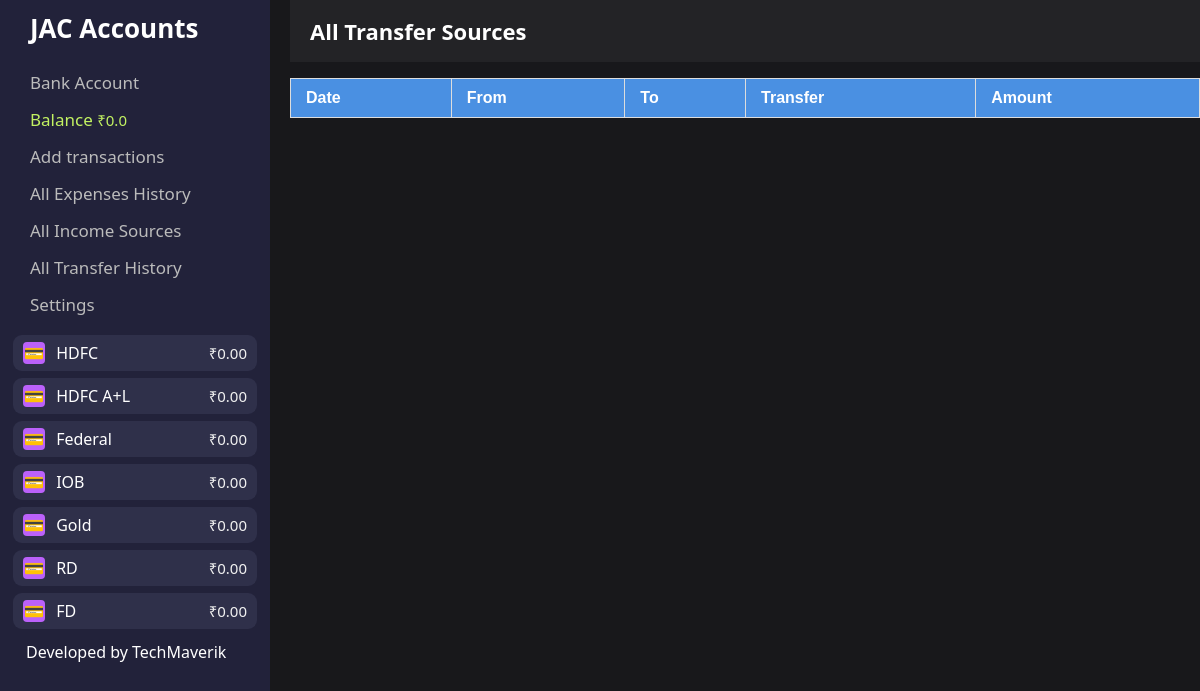
Screenshot of /transfers with the database file from the repository.
### tables this page shows
CREATE TABLE banker (
    id INTEGER PRIMARY KEY AUTOINCREMENT,
    account_name TEXT NOT NULL,
    balance TEXT NOT NULL
);

### routers.py (the view)
@app.route("/transfers")
def transfers():
    bank_name, bank_balance, total_balance = account_details_total_balance()
    expensesitems, incomeitems, transferitems = Handlers().fetch_all_transaction_items()
    account_details = dict(zip(bank_name, bank_balance))
    return render_template(
        "all_transfers.html",
        account_details=account_details,
        total_balance=total_balance,
        transferitems=transferitems,
    )

### handlers.py (called while the page is built)
    def fetch_all_accounts(self):
        bank_name, bank_balance = self.service.get_all_accounts()
        return bank_name, bank_balance

    def fetch_all_transaction_items(self):
        expenses, income, transfer = self.service.select_all__transaction_items()
        return expenses, income, transfer

### mappers.py (called while the page is built)
    def create_tables(self):
        try:
            self.cursor.execute(query_collection.CREATE_BANKERS)
            self.cursor.execute(query_collection.CREATE_EXPENSE)
            self.cursor.execute(query_collection.CREATE_INCOME)
            self.cursor.execute(query_collection.CREATE_TRANSFER)
            self.cursor.execute(query_collection.CREATE_INVESTMENT)
            self.conn.commit()
        except:
            pass

    def select_expense_specific_account(self, account_name):
        self.cursor.execute(
            'SELECT amount FROM expense WHERE "from" = ?', (account_name,)
        )
        expenses = self.cursor.fetchall()
        expenses_list = [float(amount[0]) for amount in expenses]
        return expenses_list

    def select_income_specific_account(self, account_name):
        self.cursor.execute('SELECT amount FROM income WHERE "to" = ?', (account_name,))
        incomes = self.cursor.fetchall()
        income_list = [float(amount[0]) for amount in incomes]
        return income_list

    def select_accounts(self):
        bank_name = []
        bank_balance = []
        self.cursor.execute("SELECT * FROM banker")
        accounts = self.cursor.fetchall()
        for account in accounts:
            bank = account[1]
            bank_name.append(bank)
            select_income_specific_account = self.select_income_specific_account(bank)
            select_expense_specific_account = self.select_expense_specific_account(bank)
            bank_balance.append(
                round(sum(select_income_specific_account), 2)
                - round(sum(select_expense_specific_account), 2)
            )
        self.conn.close()
        return (
            bank_name,
            bank_balance,
        )

    def select_all__transaction_items(self):
        self.cursor.execute("SELECT * FROM expense")
        expenses = self.cursor.fetchall()
        self.cursor.execute("SELECT * FROM income")
        income = self.cursor.fetchall()
        self.cursor.execute("SELECT * FROM transfer")
        transfer = self.cursor.fetchall()
        self.conn.close()
        return expenses, income, transfer

### templates/all_transfers.html (shortened to what this page needs)
<!DOCTYPE html>
<html lang="en">
<head>
</head>
<body>
<div class="sidebar">
    <div class="title">JAC Accounts</div>
    <div class="menu">
        <a href="/account">Bank Account</a>
        <a href="/" style="color:#c2f262;">Balance <span style="font-size:15px;">₹{{ total_balance }}</span></a>
        <a href="/transaction/expense">Add transactions</a>
        <a href="/expenses">All Expenses History</a>
        <a href="/incomes">All Income Sources</a>
        <a href="/transfers">All Transfer History</a>
        <a href="/settings">Settings</a>
    </div>
    <div class="accounts">
        {% for account_name, balance in account_details.items() %}
    <div class="account">
        <span><span class="account-icon">&#128179;</span> {{ account_name }} </span>
        <span class="account-balance">₹{{ "%.2f"|format(balance) }}</span>
    </div>
{% endfor %}
<div class="accounts">Developed by TechMaverik</div>
    </div>
</div>
<div class="content">
    <div class="header">
    <div class="title">All Transfer Sources</div>
</div>
<table class="trans-table">
    <thead>
        <tr>
            <th>Date</th>
            <th>From</th>
            <th>To</th>
            <th>Transfer</th>
            <th>Amount</th>
        </tr>
    </thead>
</table>
</body>
</html>

### templates/all_transfers.html (style rules this page uses)
body { background: #18181b; color: #fff; font-family: 'Segoe UI', sans-serif; margin: 0; padding: 0; }
.sidebar { width: 270px; background: #22223a; height: 100vh; float: left; padding: 10px 0 0 0; box-sizing: border-box; position: fixed; left: 0; top: 0; bottom: 0; }
.sidebar .title { margin-left: 30px; font-size: 26px; font-weight: bold; }
.sidebar .menu { margin-top: 18px; }
.sidebar .menu a { display: block; color: #bbb; text-decoration: none; font-size: 17px; padding: 7px 30px; }
.sidebar .accounts { margin: 12px 13px 0px 13px; }
.sidebar .account { display: flex; align-items: center; justify-content: space-between; background: #2f304a; border-radius: 9px; padding: 7px 10px; margin-bottom: 7px; }
.sidebar .account-icon { width: 22px; height: 22px; background:#bb61fa; border-radius: 4px; display:inline-flex; align-items:center; justify-content:center; margin-right:7px; }
.sidebar .account-balance { font-size: 15px; color: #f0f0f0; }
.content { margin-left: 290px; padding: 0; }
.content .header { display: flex; padding: 16px 20px; background: #232326; align-items: center; }
.content .title { font-size: 22px; font-weight: bold; color: #fff; }
.trans-table { width: 100%; border-collapse: collapse; font-family: Arial, sans-serif; margin-top: 1em; }
.trans-table thead { background-color: #4a90e2; color: white; }
.trans-table th, .trans-table td { padding: 10px 15px; border: 1px solid #ddd; text-align: left; }

### rows the page displays
banker: account_name "HDFC", balance "0.00"
banker: account_name "HDFC A+L", balance "0.00"
banker: account_name "Federal", balance "0.00"
banker: account_name "IOB", balance "0.00"
banker: account_name "Gold", balance "0.00"
banker: account_name "RD", balance "0.00"
banker: account_name "FD", balance "0.00"

### other values shown
{{ total_balance }} "0.0"
